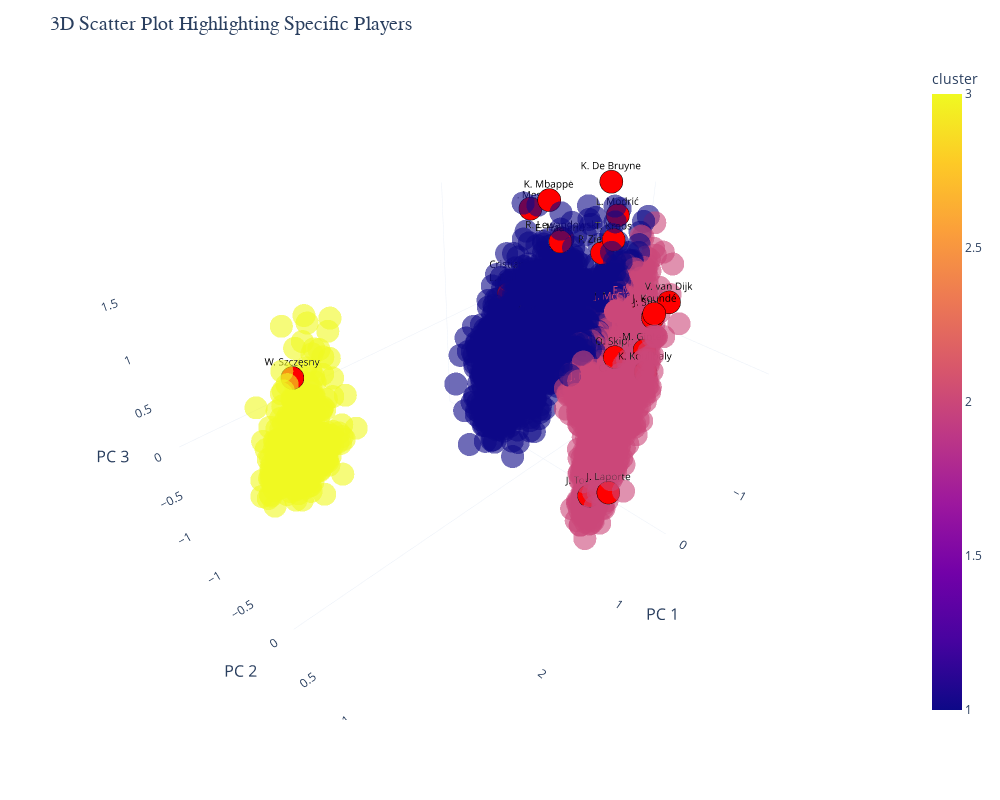

Notebook cell for this chart:
### Code cell
import plotly.express as px
import plotly.graph_objects as go

# Start cluster count from 1 (assuming reduced['cluster'] starts from 0)
reduced['cluster'] = reduced['cluster'] + 1

# Create the 3D scatter plot

color_scale = px.colors.qualitative.Set1  # Use a distinct color palette for clusters

fig = px.scatter_3d(
    reduced,
    x="PC1",
    y="PC2",
    z="PC3",
    color="cluster",
    color_discrete_sequence=color_scale,
    opacity=0.6,
    hover_name="name",  # Add player names as hover text
    labels={"PC1": "Principal Component 1", "PC2": "Principal Component 2", "PC3": "Principal Component 3"},
    category_orders={"cluster": sorted(reduced['cluster'].unique())},
)

# Highlight specified players in red
highlighted_players = reduced[reduced['name'].isin(players_to_label)]
for _, row in highlighted_players.iterrows():
    fig.add_trace(
        go.Scatter3d(
            x=[row['PC1']],
            y=[row['PC2']],
            z=[row['PC3']],
            mode='markers+text',
            text=[row['name']],
            textposition="top center",
            textfont=dict(size=10, color='black'),
            marker=dict(size=8, color='red', symbol='circle', line=dict(width=1, color='black')),
            name=None,  # Exclude from legend
            showlegend=False,
        )
    )


# Update layout for better appearance
fig.update_layout(
    title="3D Scatter Plot Highlighting Specific Players",
    title_font=dict(size=20, family="Arial Black"),
    scene=dict(
        xaxis=dict(title="PC 1", titlefont=dict(size=16), showgrid=False),
        yaxis=dict(title="PC 2", titlefont=dict(size=16), showgrid=False),
        zaxis=dict(title="PC 3", titlefont=dict(size=16), showgrid=False),
    ),
    template="plotly_white",
    legend=dict(
        title="Clusters",
        font=dict(size=12),
        orientation="v",
        yanchor="top",
        y=1,
        xanchor="left",
        x=1.05,
        bordercolor="Black",
        borderwidth=1,
        bgcolor="white",
    ),
    width=1000,
    height=800,
)

# Show plot
fig.show()

### Figure 1 — Plotly figure (JSON) as saved in the notebook; plotly's stock layout.template omitted (floating-point values rounded to 4 significant figures; data arrays with more than 128 entries replaced by an {"elided": "..."} marker saying what was removed)
{"data": [{"hovertemplate": "<b>%{hovertext}</b><br><br>Principal Component 1=%{x}<br>Principal Component 2=%{y}<br>Principal Component 3=%{z}<br>cluster=%{marker.color}<extra></extra>", "hovertext": {"elided": "4315 str values"}, "legendgroup": "", "marker": {"color": {"elided": "4315 int values"}, "coloraxis": "coloraxis", "opacity": 0.6, "symbol": "circle"}, "mode": "markers", "name": "", "scene": "scene", "showlegend": false, "type": "scatter3d", "x": {"elided": "4315 float values"}, "y": {"elided": "4315 float values"}, "z": {"elided": "4315 float values"}}, {"marker": {"color": "red", "line": {"color": "black", "width": 1}, "size": 8, "symbol": "circle"}, "mode": "markers+text", "showlegend": false, "text": ["K. Mbappé"], "textfont": {"color": "black", "size": 10}, "textposition": "top center", "type": "scatter3d", "x": [-1.27], "y": [-1.174], "z": [1.108]}, {"marker": {"color": "red", "line": {"color": "black", "width": 1}, "size": 8, "symbol": "circle"}, "mode": "markers+text", "showlegend": false, "text": ["E. Haaland"], "textfont": {"color": "black", "size": 10}, "textposition": "top center", "type": "scatter3d", "x": [-0.8953], "y": [-0.6738], "z": [0.9003]}, {"marker": {"color": "red", "line": {"color": "black", "width": 1}, "size": 8, "symbol": "circle"}, "mode": "markers+text", "showlegend": false, "text": ["K. De Bruyne"], "textfont": {"color": "black", "size": 10}, "textposition": "top center", "type": "scatter3d", "x": [-1.386], "y": [-0.4469], "z": [1.479]}, {"marker": {"color": "red", "line": {"color": "black", "width": 1}, "size": 8, "symbol": "circle"}, "mode": "markers+text", "showlegend": false, "text": ["L. Messi"], "textfont": {"color": "black", "size": 10}, "textposition": "top center", "type": "scatter3d", "x": [-1.168], "y": [-1.357], "z": [0.9858]}, {"marker": {"color": "red", "line": {"color": "black", "width": 1}, "size": 8, "symbol": "circle"}, "mode": "markers+text", "showlegend": false, "text": ["R. Lewandowski"], "textfont": {"color": "black", "size": 10}, "textposition": "top center", "type": "scatter3d", "x": [-1.13], "y": [-0.8411], "z": [0.8048]}, {"marker": {"color": "red", "line": {"color": "black", "width": 1}, "size": 8, "symbol": "circle"}, "mode": "markers+text", "showlegend": false, "text": ["V. van Dijk"], "textfont": {"color": "black", "size": 10}, "textposition": "top center", "type": "scatter3d", "x": [-0.5382], "y": [0.9327], "z": [0.9443]}, {"marker": {"color": "red", "line": {"color": "black", "width": 1}, "size": 8, "symbol": "circle"}, "mode": "markers+text", "showlegend": false, "text": ["L. Modrić"], "textfont": {"color": "black", "size": 10}, "textposition": "top center", "type": "scatter3d", "x": [-1.259], "y": [-0.2343], "z": [1.215]}, {"marker": {"color": "red", "line": {"color": "black", "width": 1}, "size": 8, "symbol": "circle"}, "mode": "markers+text", "showlegend": false, "text": ["Cristiano Ronaldo"], "textfont": {"color": "black", "size": 10}, "textposition": "top center", "type": "scatter3d", "x": [-0.8617], "y": [-1.04], "z": [0.3525]}, {"marker": {"color": "red", "line": {"color": "black", "width": 1}, "size": 8, "symbol": "circle"}, "mode": "markers+text", "showlegend": false, "text": ["T. Kroos"], "textfont": {"color": "black", "size": 10}, "textposition": "top center", "type": "scatter3d", "x": [-1.02], "y": [-0.08569], "z": [1.071]}, {"marker": {"color": "red", "line": {"color": "black", "width": 1}, "size": 8, "symbol": "circle"}, "mode": "markers+text", "showlegend": false, "text": ["W. Szczęsny"], "textfont": {"color": "black", "size": 10}, "textposition": "top center", "type": "scatter3d", "x": [2.545], "y": [-0.4463], "z": [0.9408]}, {"marker": {"color": "red", "line": {"color": "black", "width": 1}, "size": 8, "symbol": "circle"}, "mode": "markers+text", "showlegend": false, "text": ["J. Koundé"], "textfont": {"color": "black", "size": 10}, "textposition": "top center", "type": "scatter3d", "x": [-0.3714], "y": [0.8997], "z": [0.8793]}, {"marker": {"color": "red", "line": {"color": "black", "width": 1}, "size": 8, "symbol": "circle"}, "mode": "markers+text", "showlegend": false, "text": ["J. Stones"], "textfont": {"color": "black", "size": 10}, "textposition": "top center", "type": "scatter3d", "x": [-0.4917], "y": [0.8161], "z": [0.7568]}, {"marker": {"color": "red", "line": {"color": "black", "width": 1}, "size": 8, "symbol": "circle"}, "mode": "markers+text", "showlegend": false, "text": ["K. Koulibaly"], "textfont": {"color": "black", "size": 10}, "textposition": "top center", "type": "scatter3d", "x": [-0.1538], "y": [1.026], "z": [0.4113]}, {"marker": {"color": "red", "line": {"color": "black", "width": 1}, "size": 8, "symbol": "circle"}, "mode": "markers+text", "showlegend": false, "text": ["M. Ginter"], "textfont": {"color": "black", "size": 10}, "textposition": "top center", "type": "scatter3d", "x": [-0.3082], "y": [0.8878], "z": [0.5138]}, {"marker": {"color": "red", "line": {"color": "black", "width": 1}, "size": 8, "symbol": "circle"}, "mode": "markers+text", "showlegend": false, "text": ["P. Zieliński"], "textfont": {"color": "black", "size": 10}, "textposition": "top center", "type": "scatter3d", "x": [-1.026], "y": [-0.2193], "z": [0.8782]}, {"marker": {"color": "red", "line": {"color": "black", "width": 1}, "size": 8, "symbol": "circle"}, "mode": "markers+text", "showlegend": false, "text": ["F. Mendy"], "textfont": {"color": "black", "size": 10}, "textposition": "top center", "type": "scatter3d", "x": [-0.8817], "y": [0.3387], "z": [0.5367]}, {"marker": {"color": "red", "line": {"color": "black", "width": 1}, "size": 8, "symbol": "circle"}, "mode": "markers+text", "showlegend": false, "text": ["O. Watkins"], "textfont": {"color": "black", "size": 10}, "textposition": "top center", "type": "scatter3d", "x": [-0.5609], "y": [-0.5778], "z": [0.09158]}, {"marker": {"color": "red", "line": {"color": "black", "width": 1}, "size": 8, "symbol": "circle"}, "mode": "markers+text", "showlegend": false, "text": ["L. Bailey"], "textfont": {"color": "black", "size": 10}, "textposition": "top center", "type": "scatter3d", "x": [-0.6243], "y": [-1.156], "z": [0.2045]}, {"marker": {"color": "red", "line": {"color": "black", "width": 1}, "size": 8, "symbol": "circle"}, "mode": "markers+text", "showlegend": false, "text": ["J. McGinn"], "textfont": {"color": "black", "size": 10}, "textposition": "top center", "type": "scatter3d", "x": [-0.7568], "y": [0.2127], "z": [0.4727]}, {"marker": {"color": "red", "line": {"color": "black", "width": 1}, "size": 8, "symbol": "circle"}, "mode": "markers+text", "showlegend": false, "text": ["O. Skipp"], "textfont": {"color": "black", "size": 10}, "textposition": "top center", "type": "scatter3d", "x": [-0.215], "y": [0.6318], "z": [0.3652]}, {"marker": {"color": "red", "line": {"color": "black", "width": 1}, "size": 8, "symbol": "circle"}, "mode": "markers+text", "showlegend": false, "text": ["D. Ings"], "textfont": {"color": "black", "size": 10}, "textposition": "top center", "type": "scatter3d", "x": [-0.5386], "y": [-0.5981], "z": [-0.1222]}, {"marker": {"color": "red", "line": {"color": "black", "width": 1}, "size": 8, "symbol": "circle"}, "mode": "markers+text", "showlegend": false, "text": ["J. Laporte"], "textfont": {"color": "black", "size": 10}, "textposition": "top center", "type": "scatter3d", "x": [0.6882], "y": [1.339], "z": [-0.3115]}, {"marker": {"color": "red", "line": {"color": "black", "width": 1}, "size": 8, "symbol": "circle"}, "mode": "markers+text", "showlegend": false, "text": ["C. Coady"], "textfont": {"color": "black", "size": 10}, "textposition": "top center", "type": "scatter3d", "x": [-0.229], "y": [0.7078], "z": [0.08726]}, {"marker": {"color": "red", "line": {"color": "black", "width": 1}, "size": 8, "symbol": "circle"}, "mode": "markers+text", "showlegend": false, "text": ["P. Bamford"], "textfont": {"color": "black", "size": 10}, "textposition": "top center", "type": "scatter3d", "x": [-0.366], "y": [-0.5434], "z": [-0.2845]}, {"marker": {"color": "red", "line": {"color": "black", "width": 1}, "size": 8, "symbol": "circle"}, "mode": "markers+text", "showlegend": false, "text": ["J. Tomkins"], "textfont": {"color": "black", "size": 10}, "textposition": "top center", "type": "scatter3d", "x": [0.718], "y": [1.159], "z": [-0.4477]}, {"marker": {"color": "red", "line": {"color": "black", "width": 1}, "size": 8, "symbol": "circle"}, "mode": "markers+text", "showlegend": false, "text": ["J. Moreno"], "textfont": {"color": "black", "size": 10}, "textposition": "top center", "type": "scatter3d", "x": [-0.2629], "y": [0.3733], "z": [-0.1877]}], "layout": {"coloraxis": {"colorbar": {"title": {"text": "cluster"}}, "colorscale": [[0, "#0d0887"], [0.1111, "#46039f"], [0.2222, "#7201a8"], [0.3333, "#9c179e"], [0.4444, "#bd3786"], [0.5556, "#d8576b"], [0.6667, "#ed7953"], [0.7778, "#fb9f3a"], [0.8889, "#fdca26"], [1, "#f0f921"]]}, "height": 800, "legend": {"bgcolor": "white", "bordercolor": "Black", "borderwidth": 1, "font": {"size": 12}, "orientation": "v", "title": {"text": "Clusters"}, "tracegroupgap": 0, "x": 1.05, "xanchor": "left", "y": 1, "yanchor": "top"}, "margin": {"t": 60}, "scene": {"domain": {"x": [0, 1], "y": [0, 1]}, "xaxis": {"showgrid": false, "title": {"font": {"size": 16}, "text": "PC 1"}}, "yaxis": {"showgrid": false, "title": {"font": {"size": 16}, "text": "PC 2"}}, "zaxis": {"showgrid": false, "title": {"font": {"size": 16}, "text": "PC 3"}}}, "title": {"font": {"family": "Arial Black", "size": 20}, "text": "3D Scatter Plot Highlighting Specific Players"}, "width": 1000}}
